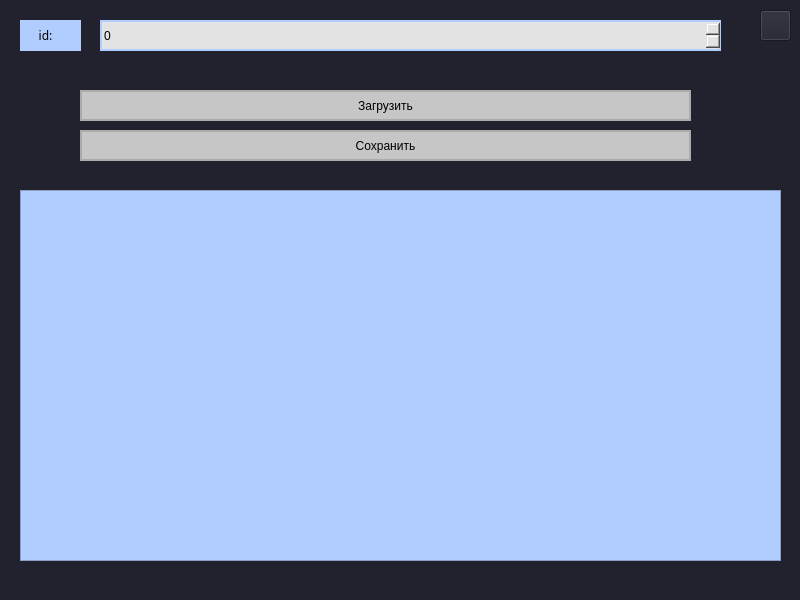
<?xml version="1.0" encoding="UTF-8"?>
<ui version="4.0">
 <class>MainWindow</class>
 <widget class="QMainWindow" name="MainWindow">
  <property name="geometry">
   <rect>
    <x>0</x>
    <y>0</y>
    <width>800</width>
    <height>600</height>
   </rect>
  </property>
  <property name="windowTitle">
   <string>MainWindow</string>
  </property>
  <property name="styleSheet">
   <string notr="true">background-color: rgb(34, 34, 46);</string>
  </property>
  <widget class="QWidget" name="centralwidget">
   <widget class="QLabel" name="label">
    <property name="geometry">
     <rect>
      <x>20</x>
      <y>20</y>
      <width>61</width>
      <height>31</height>
     </rect>
    </property>
    <property name="font">
     <font>
      <family>Montserrat</family>
      <weight>50</weight>
      <bold>false</bold>
     </font>
    </property>
    <property name="styleSheet">
     <string notr="true">background-color: rgb(177, 204, 255);;</string>
    </property>
    <property name="text">
     <string>      id:</string>
    </property>
   </widget>
   <widget class="QSpinBox" name="id_p">
    <property name="geometry">
     <rect>
      <x>100</x>
      <y>20</y>
      <width>621</width>
      <height>31</height>
     </rect>
    </property>
    <property name="styleSheet">
     <string notr="true">background-color: rgb(227, 227, 227);
border: 2px solid rgb(177, 204, 255);</string>
    </property>
    <property name="maximum">
     <number>10</number>
    </property>
   </widget>
   <widget class="QPushButton" name="download_d">
    <property name="geometry">
     <rect>
      <x>80</x>
      <y>90</y>
      <width>611</width>
      <height>31</height>
     </rect>
    </property>
    <property name="styleSheet">
     <string notr="true">background-color: rgb(198, 198, 198);
border: 2px solid rgb(171, 171, 171);</string>
    </property>
    <property name="text">
     <string>Загрузить</string>
    </property>
   </widget>
   <widget class="QPushButton" name="save_d">
    <property name="geometry">
     <rect>
      <x>80</x>
      <y>130</y>
      <width>611</width>
      <height>31</height>
     </rect>
    </property>
    <property name="styleSheet">
     <string notr="true">background-color: rgb(198, 198, 198);
border: 2px solid rgb(171, 171, 171);</string>
    </property>
    <property name="text">
     <string>Сохранить</string>
    </property>
   </widget>
   <widget class="QTableWidget" name="tableWidget">
    <property name="geometry">
     <rect>
      <x>20</x>
      <y>190</y>
      <width>761</width>
      <height>371</height>
     </rect>
    </property>
    <property name="styleSheet">
     <string notr="true">background-color: rgb(177, 204, 255);</string>
    </property>
   </widget>
   <widget class="QPushButton" name="close_change">
    <property name="geometry">
     <rect>
      <x>760</x>
      <y>10</y>
      <width>31</width>
      <height>31</height>
     </rect>
    </property>
    <property name="text">
     <string/>
    </property>
    <property name="icon">
     <iconset>
      <normaloff>../../Desktop/krest.jpg</normaloff>../../Desktop/krest.jpg</iconset>
    </property>
    <property name="checkable">
     <bool>false</bool>
    </property>
   </widget>
  </widget>
  <widget class="QStatusBar" name="statusbar"/>
 </widget>
 <resources/>
 <connections/>
</ui>
